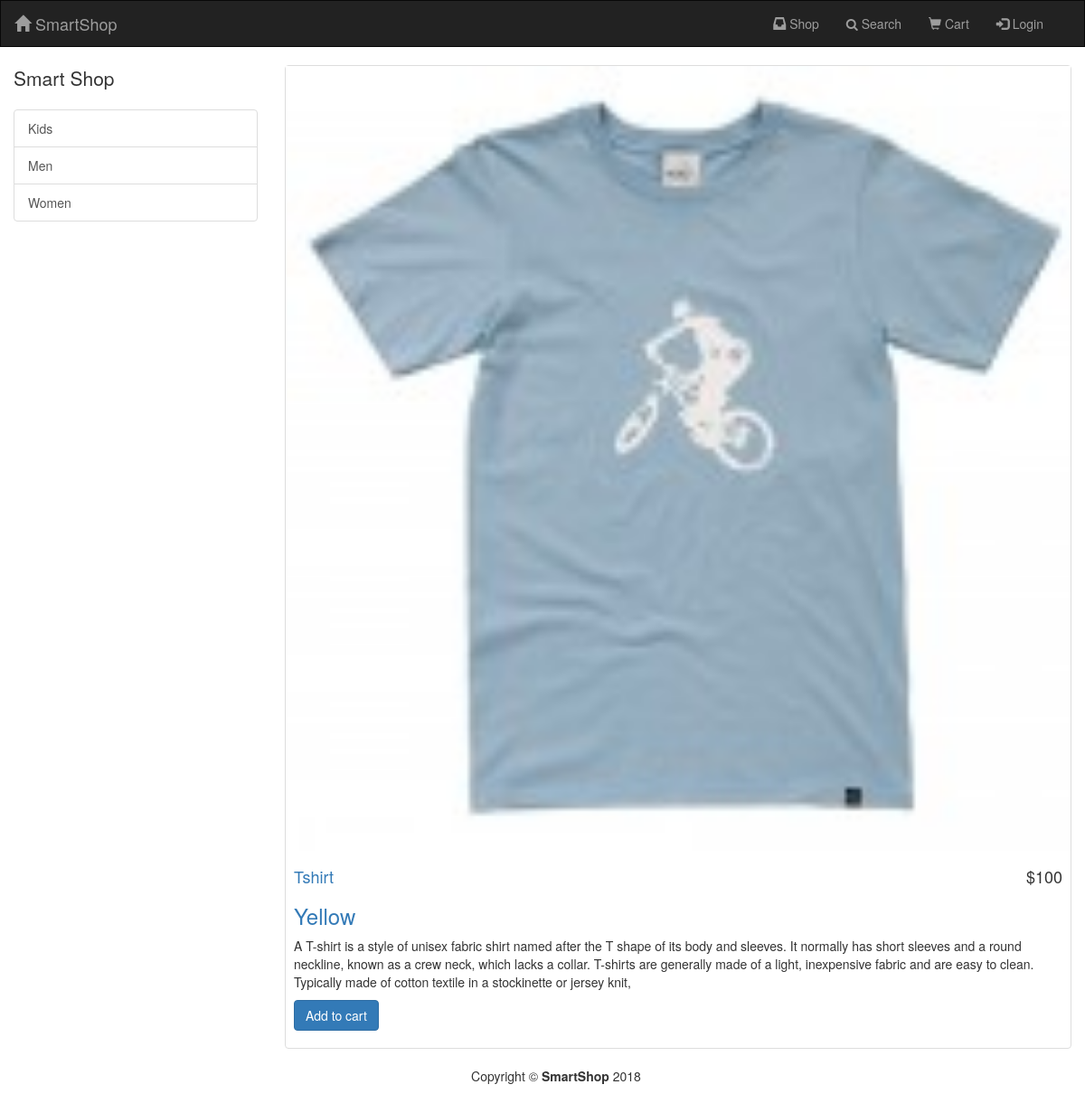
Page /productview.php?id=5 on the committed database.
### tables this page shows
CREATE TABLE `types` (
  `sl` int(11) NOT NULL,
  `category` varchar(50) NOT NULL,
  `subcategory` text NOT NULL
);

CREATE TABLE `products` (
  `sl` int(11) NOT NULL,
  `product_code` varchar(20) NOT NULL,
  `product_name` text NOT NULL,
  `product_brand` text,
  `product_description` mediumtext NOT NULL,
  `category` text NOT NULL,
  `subcategory` text NOT NULL,
  `price` float NOT NULL,
  `stock` int(11) NOT NULL,
  `offers` float NOT NULL DEFAULT '0',
  `image` varchar(1000) NOT NULL,
  `added_by` varchar(40) DEFAULT NULL,
  `updated_by` varchar(40) DEFAULT NULL,
  `add_date` timestamp NOT NULL DEFAULT CURRENT_TIMESTAMP ON UPDATE CURRENT_TIMESTAMP,
  `update_date` date DEFAULT NULL
);

### productview.php (the view, shortened to what this page needs)
<?php
require 'header.php';
require'db/dbcon.php';
?>
<div class="container">
    <div class="row">
    <div class="row">
        <div class="col-md-3">
            <p class="lead">Smart Shop</p>
            <div class="list-group">
                <?php
                $sql = "select * from types order by category ASC";
                if ($res = mysqli_query($conn, $sql)) {
                    while ($row = mysqli_fetch_array($res)) {
                        ?>
                        <a href="shop.php?category=<?php echo $row[0]; ?>" class="list-group-item"><?php echo $row[1]; ?></a>
                        <?php
                    }
                }
                ?>
            </div>
        </div>
        <div class="col-md-9">
            <?php
            $sql = "select * from products where sl=" . $_GET['id'];
            if ($result = mysqli_query($conn, $sql)) {
                while ($row = mysqli_fetch_assoc($result)) {
                    ?>
                    <div class="thumbnail">
                        <img class="img-responsive" src="<?php echo $row['image'] ?>" alt="">
                        <div class="caption-full">
                            <h4 class="pull-right">
                                 <?php
                                        if(floatval($row['offers'])>0){
                                            $current= floatval($row['price'])-(floatval($row['price'])*(floatval($row['offers'])/100));
                                            echo '<s style="font-size:12px">$'.$row['price'].'</s><br>$'.$current;
                                        }else
                                        echo "$".$row['price']; ?>
                            </h4>
                            <h4><a href="#"><?php echo $row['product_name']; ?></a></h4>
                            <h3><a href="search.php?brand=<?php echo $row['product_brand']; ?>"><?php echo $row['product_brand']; ?></a></h3>
                            <p class="text-justified"><?php echo $row['product_description']; ?></p>
                            <p>
                               <a class="btn btn-primary" href="update-cart.php?id=<?php echo $row['sl']."&action=add"; ?>">Add to cart</a>
                                         </p>
                        </div>
                    </div>
                    <?php
                }
            } else
                echo mysqli_error($conn);
            ?>
        </div>
    </div>
</div>
<?php
require 'footer.php';
?>

### css/style.css (style rules this page uses)
.thumbnail img { width: 100%; }
.thumbnail { padding: 0; }
.thumbnail .caption-full { padding: 9px; color: #333; }

### rows in the picture
types: category "Kids"
types: category "Men"
types: category "Women"
products: image (picture), price "100", product_name "Tshirt", product_brand "Yellow", product_description "A T-shirt is a style of unisex fabric shirt named after the T shape of its body and sleeves. It normally has short sleeves and a round neckline, known as a crew neck, which lacks a collar. T-shirts are generally made of a light, inexpensive fabric and are easy to clean. Typically made of cotton textile in a stockinette or jersey knit,"
